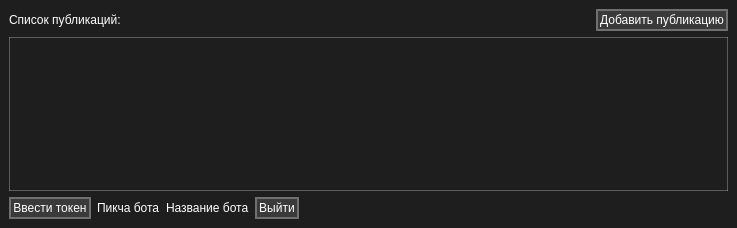
<?xml version="1.0" encoding="UTF-8"?>
<ui version="4.0">
 <class>MainWindow</class>
 <widget class="QMainWindow" name="MainWindow">
  <property name="geometry">
   <rect>
    <x>0</x>
    <y>0</y>
    <width>737</width>
    <height>228</height>
   </rect>
  </property>
  <property name="windowTitle">
   <string>Tg bot settings</string>
  </property>
  <property name="windowIcon">
   <iconset resource="res.qrc">
    <normaloff>:/icons/icon.ico</normaloff>:/icons/icon.ico</iconset>
  </property>
  <property name="styleSheet">
   <string notr="true">QWidget {
    background-color: #1E1E1E; /* Основной фон */
    color: #FFFFFF; /* Текст */
}

QPushButton {
    background-color: #3A3A3A; /* Кнопка */
	border: 2px solid rgba(255, 255, 255, 70); /* Граница кнопки */
    padding: 2px;
}

QPushButton:hover {
    background-color: #3A3A3A; /* Кнопка */
	border: 2px solid rgba(255, 255, 255, 150); /* Граница кнопки */
    padding: 2px;
}

QPushButton:pressed {
    background-color: #1E1E1E; /* Фон кнопки при наведении */
	border: 2px solid rgb(255, 255, 255); /* Граница кнопки */
    padding: 2px;
}

QLineEdit {
	border: 2px solid rgba(255, 255, 255, 70);
	color: white;
}

QLineEdit:hover {
	border: 2px solid rgba(255, 255, 255, 150);
}

QLineEdit:focus {
	border: 2px solid rgb(255, 255, 255);
}

QPlainTextEdit {
	border: 2px solid rgba(255, 255, 255, 70);
	color: white;
}

QPlainTextEdit:hover {
	border: 2px solid rgba(255, 255, 255, 150);
}

QPlainTextEdit:focus {
	border: 2px solid rgb(255, 255, 255);
}

QTableView {
	font-size: 14px;
	border: 1px solid rgba(255, 255, 255, 70);
	gridline-color: rgba(255, 255, 255, 70);
	selection-color: white;
	selection-background-color: #3A3A3A;
}

QTableWiew:section {
	border: none;
	padding-bottom: 5px;
	padding-top: 5px;
}

QTableWiew:item {
	border-style: none;
}

QTimeEdit {
	border: 2px solid rgba(255, 255, 255, 70);
	color: white;
}

QTimeEdit:hover {
	border: 2px solid rgba(255, 255, 255, 150);
}

QTimeEdit:focus {
	border: 2px solid rgb(255, 255, 255);
}</string>
  </property>
  <widget class="QWidget" name="centralwidget">
   <layout class="QGridLayout" name="gridLayout">
    <item row="0" column="0">
     <layout class="QHBoxLayout" name="horizontalLayout_2">
      <item>
       <layout class="QVBoxLayout" name="verticalLayout">
        <item>
         <layout class="QVBoxLayout" name="verticalLayout_3">
          <item>
           <layout class="QHBoxLayout" name="horizontalLayout_3">
            <item>
             <widget class="QLabel" name="label">
              <property name="text">
               <string>Список публикаций:</string>
              </property>
             </widget>
            </item>
            <item>
             <spacer name="horizontalSpacer_2">
              <property name="orientation">
               <enum>Qt::Orientation::Horizontal</enum>
              </property>
              <property name="sizeHint" stdset="0">
               <size>
                <width>40</width>
                <height>20</height>
               </size>
              </property>
             </spacer>
            </item>
            <item>
             <widget class="QPushButton" name="pushButton_3">
              <property name="text">
               <string>Добавить публикацию</string>
              </property>
             </widget>
            </item>
           </layout>
          </item>
          <item>
           <widget class="QTableView" name="tableView">
            <property name="editTriggers">
             <set>QAbstractItemView::EditTrigger::NoEditTriggers</set>
            </property>
            <property name="dragDropOverwriteMode">
             <bool>true</bool>
            </property>
            <property name="selectionMode">
             <enum>QAbstractItemView::SelectionMode::SingleSelection</enum>
            </property>
            <property name="selectionBehavior">
             <enum>QAbstractItemView::SelectionBehavior::SelectRows</enum>
            </property>
            <attribute name="horizontalHeaderVisible">
             <bool>false</bool>
            </attribute>
            <attribute name="verticalHeaderVisible">
             <bool>false</bool>
            </attribute>
           </widget>
          </item>
         </layout>
        </item>
        <item>
         <layout class="QHBoxLayout" name="horizontalLayout">
          <item>
           <widget class="QPushButton" name="pushButton">
            <property name="text">
             <string>Ввести токен</string>
            </property>
           </widget>
          </item>
          <item>
           <widget class="QLabel" name="label_3">
            <property name="text">
             <string>Пикча бота</string>
            </property>
           </widget>
          </item>
          <item>
           <widget class="QLabel" name="label_2">
            <property name="text">
             <string>Название бота</string>
            </property>
           </widget>
          </item>
          <item>
           <widget class="QPushButton" name="pushButton_2">
            <property name="text">
             <string>Выйти</string>
            </property>
           </widget>
          </item>
          <item>
           <spacer name="horizontalSpacer">
            <property name="orientation">
             <enum>Qt::Orientation::Horizontal</enum>
            </property>
            <property name="sizeHint" stdset="0">
             <size>
              <width>40</width>
              <height>20</height>
             </size>
            </property>
           </spacer>
          </item>
         </layout>
        </item>
       </layout>
      </item>
     </layout>
    </item>
   </layout>
  </widget>
 </widget>
 <resources>
  <include location="res.qrc"/>
 </resources>
 <connections/>
</ui>
